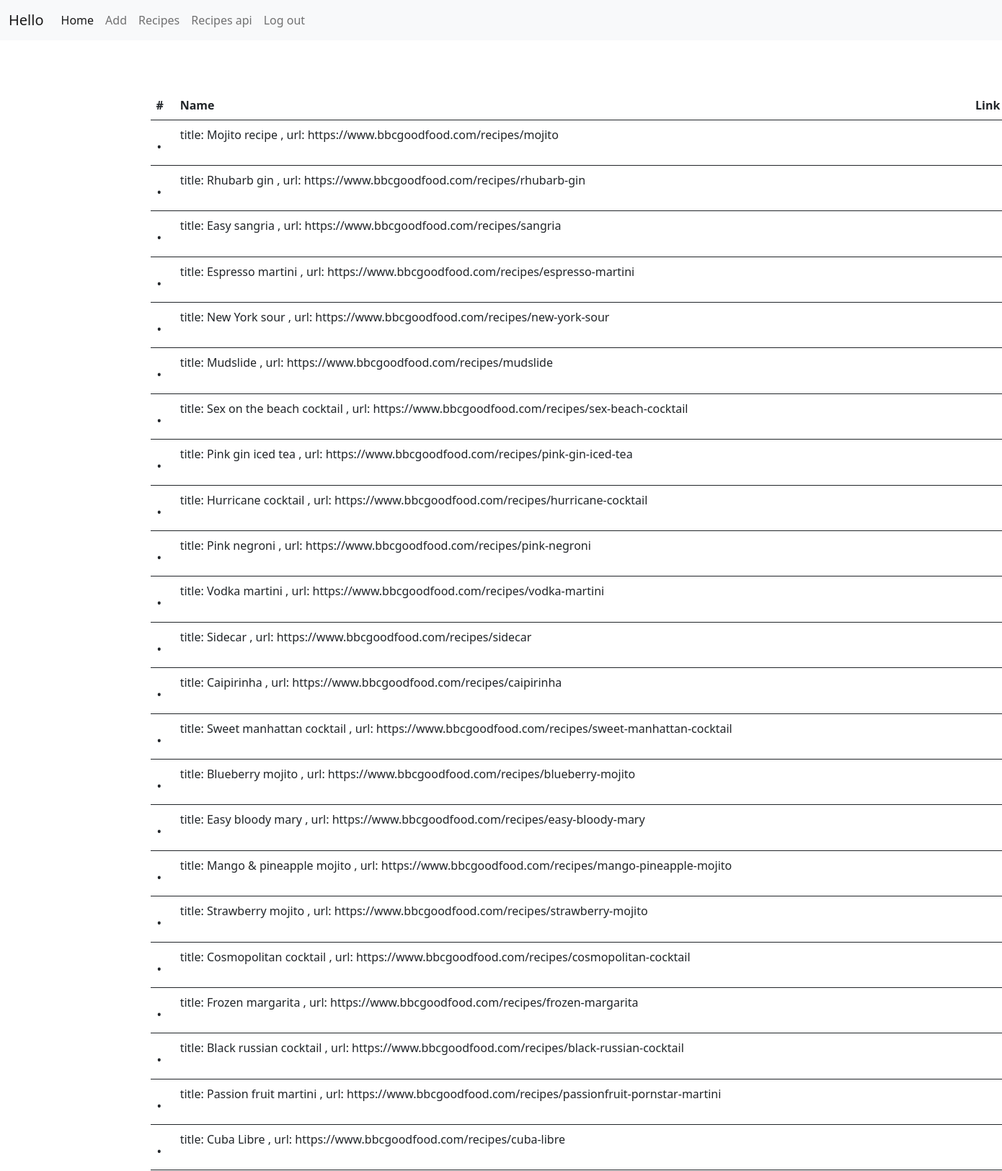
The app's page /parsing (upper part) with its own data.
### main.py (models this page shows)
class Parsing(db.Model):
    id = db.Column(db.INTEGER, primary_key=True)
    title = db.Column(db.CHAR(50), nullable=False)
    link = db.Column(db.CHAR(100), nullable=False)
    def __str__(self):
        return f'title: {self.title},  url: {self.link}'

### main.py (the view)
@app.route('/parsing')
def parsing():
    parsed = Parsing.query.all()
    return render_template('parsing.html', data=parsed)

### templates/parsing.html (shortened to what this page needs)
{% extends "base.html" %}
{% block content %}
  <table class="table" style="margin-top: 5%; margin-left: 15%; width: 1200px;">
    <thead style="width: 1200px;">
      <tr>
        <th scope="col">#</th>
        <th scope="col">Name</th>
        <th scope="col">Link</th>
      </tr>
    </thead>
    {% for i in data %}
    <form>
      <tbody>
        <tr>
          <th scope="row"><h2>.</h2></th>
          <td>{{ i }}</td>
           <td></td>
        </tr>
      </tbody>
    </form>
    {% endfor %}
  </table>
{%endblock%}

### templates/base.html (shortened to what this page needs)
<!DOCTYPE html>
<html lang="en">
<head>
    <link href="{{ url_for('static', filename='main.css') }}" rel="stylesheet">
    <link href="https://cdn.jsdelivr.net/npm/bootstrap@5.0.1/dist/css/bootstrap.min.css" rel="stylesheet">
  <link rel="stylesheet" href="../static/main.css">
</head>
<body>
<nav class="navbar navbar-expand-lg navbar-light bg-light">
  <div class="container-fluid">
    <a class="navbar-brand" href="{{ url_for('home') }}">Hello {{session['username']}}</a>
    <div class="collapse navbar-collapse" id="navbarNav">
      <ul class="navbar-nav">
        <li class="nav-item">
          <a class="nav-link active" aria-current="page" href="{{ url_for('home') }}">Home</a>
        </li>
        <li class="nav-item">
          <a class="nav-link" href="{{ url_for('add') }}">Add</a>
        </li>
        <li class="nav-item">
          <a class="nav-link" href="{{url_for('parsing')}}">Recipes</a>
        </li>
        <li class="nav-item">
          <a class="nav-link" href="{{url_for('apiconnect')}}">Recipes api</a>
        </li>
        <li class="nav-item">
          <a class="nav-link" href="{{url_for('logout')}}">Log out</a>
        </li>
      </ul>
    </div>
  </div>
</nav>
{% block content %}
{%endblock%}
</body>
</html>

### records on screen
Parsing: title+link "title: Mojito recipe , url: https://www.bbcgoodfood.com/recipes/mojito"
Parsing: title+link "title: Rhubarb gin , url: https://www.bbcgoodfood.com/recipes/rhubarb-gin"
Parsing: title+link "title: Easy sangria , url: https://www.bbcgoodfood.com/recipes/sangria"
Parsing: title+link "title: Espresso martini , url: https://www.bbcgoodfood.com/recipes/espresso-martini"
Parsing: title+link "title: New York sour , url: https://www.bbcgoodfood.com/recipes/new-york-sour"
Parsing: title+link "title: Mudslide , url: https://www.bbcgoodfood.com/recipes/mudslide"
Parsing: title+link "title: Sex on the beach cocktail , url: https://www.bbcgoodfood.com/recipes/sex-beach-cocktail"
Parsing: title+link "title: Pink gin iced tea , url: https://www.bbcgoodfood.com/recipes/pink-gin-iced-tea"
Parsing: title+link "title: Hurricane cocktail , url: https://www.bbcgoodfood.com/recipes/hurricane-cocktail"
Parsing: title+link "title: Pink negroni , url: https://www.bbcgoodfood.com/recipes/pink-negroni"
Parsing: title+link "title: Vodka martini , url: https://www.bbcgoodfood.com/recipes/vodka-martini"
Parsing: title+link "title: Sidecar , url: https://www.bbcgoodfood.com/recipes/sidecar"
Parsing: title+link "title: Caipirinha , url: https://www.bbcgoodfood.com/recipes/caipirinha"
Parsing: title+link "title: Sweet manhattan cocktail , url: https://www.bbcgoodfood.com/recipes/sweet-manhattan-cocktail"
Parsing: title+link "title: Blueberry mojito , url: https://www.bbcgoodfood.com/recipes/blueberry-mojito"
Parsing: title+link "title: Easy bloody mary , url: https://www.bbcgoodfood.com/recipes/easy-bloody-mary"
Parsing: title+link "title: Mango & pineapple mojito , url: https://www.bbcgoodfood.com/recipes/mango-pineapple-mojito"
Parsing: title+link "title: Strawberry mojito , url: https://www.bbcgoodfood.com/recipes/strawberry-mojito"
Parsing: title+link "title: Cosmopolitan cocktail , url: https://www.bbcgoodfood.com/recipes/cosmopolitan-cocktail"
Parsing: title+link "title: Frozen margarita , url: https://www.bbcgoodfood.com/recipes/frozen-margarita"
Parsing: title+link "title: Black russian cocktail , url: https://www.bbcgoodfood.com/recipes/black-russian-cocktail"
Parsing: title+link "title: Passion fruit martini , url: https://www.bbcgoodfood.com/recipes/passionfruit-pornstar-martini"
Parsing: title+link "title: Cuba Libre , url: https://www.bbcgoodfood.com/recipes/cuba-libre"
